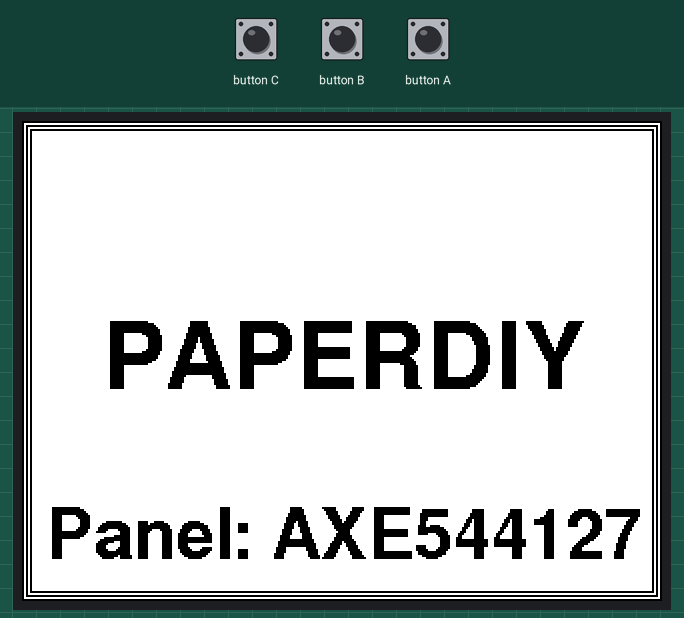
The sketch below on a simulated ESP32. Shown: 320×240 colour display.

Above: at 0.4 s.

The sketch:

display_1.ino
```cpp
#include <Arduino.h>
#include <M5Unified.h>

M5Canvas canvas(&M5.Display);

static void drawBlackBorder()
{
    const int screenW = M5.Display.width();
    const int screenH = M5.Display.height();

    canvas.drawRect(0, 0, screenW, screenH, TFT_BLACK);
    canvas.drawRect(2, 2, screenW - 4, screenH - 4, TFT_BLACK);
    canvas.drawRect(4, 4, screenW - 8, screenH - 8, TFT_BLACK);
}

static void drawMainDemo()
{
    const int screenW = M5.Display.width();
    const int screenH = M5.Display.height();

    static const uint16_t diyColors[4] = {
        TFT_BLACK,
        TFT_DARKGREY,
        TFT_LIGHTGREY,
        TFT_BLACK
    };

    canvas.fillSprite(TFT_WHITE);
    drawBlackBorder();
    canvas.setTextDatum(middle_center);
    canvas.setTextColor(TFT_BLACK);

    canvas.setFont(&fonts::FreeSansBold24pt7b);
    canvas.drawString("PAPERDIY", screenW / 2, 115);

    canvas.setFont(&fonts::FreeSansBold18pt7b);
    canvas.drawString("Panel: AXE544127", screenW / 2, 205);

    char resolutionBuf[32];
    snprintf(resolutionBuf, sizeof(resolutionBuf), "Resolution: %d x %d", screenW, screenH);
    canvas.drawString(resolutionBuf, screenW / 2, 255);
    canvas.drawString("16-Level Grayscale E-Paper", screenW / 2, 305);

    const int barX = 120;
    const int barY = 370;
    const int barW = screenW - 240;
    const int barH = 58;
    const int cellW = barW / 4;

    for (int i = 0; i < 4; ++i) {
        const int x = barX + i * cellW;
        const int w = (i == 3) ? (barX + barW - x) : cellW;
        canvas.fillRect(x, barY, w, barH, diyColors[i]);
        canvas.drawRect(x, barY, w, barH, TFT_BLACK);
    }

    canvas.pushSprite(0, 0);
}

void setup()
{
    auto cfg = M5.config();
    cfg.clear_display = false;
    M5.begin(cfg);
    M5.Display.setEpdMode(epd_mode_t::epd_quality);

    canvas.createSprite(M5.Display.width(), M5.Display.height());
    drawMainDemo();
}

void loop()
{
    M5.update();
    delay(100);
}
```
